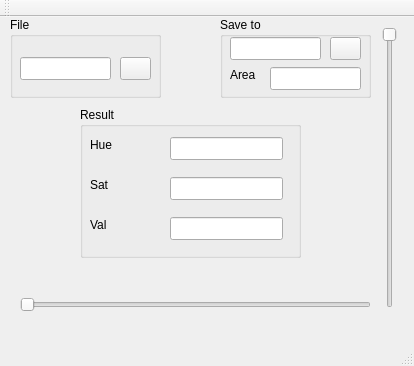
<?xml version="1.0" encoding="UTF-8"?>
<ui version="4.0">
 <class>prochsv</class>
 <widget class="QMainWindow" name="prochsv">
  <property name="geometry">
   <rect>
    <x>0</x>
    <y>0</y>
    <width>414</width>
    <height>366</height>
   </rect>
  </property>
  <property name="windowTitle">
   <string>prochsv</string>
  </property>
  <widget class="QWidget" name="centralWidget">
   <widget class="QSlider" name="xVal">
    <property name="enabled">
     <bool>true</bool>
    </property>
    <property name="geometry">
     <rect>
      <x>20</x>
      <y>280</y>
      <width>351</width>
      <height>16</height>
     </rect>
    </property>
    <property name="orientation">
     <enum>Qt::Horizontal</enum>
    </property>
   </widget>
   <widget class="QSlider" name="yVal">
    <property name="enabled">
     <bool>true</bool>
    </property>
    <property name="geometry">
     <rect>
      <x>380</x>
      <y>10</y>
      <width>20</width>
      <height>281</height>
     </rect>
    </property>
    <property name="orientation">
     <enum>Qt::Vertical</enum>
    </property>
    <property name="invertedAppearance">
     <bool>true</bool>
    </property>
   </widget>
   <widget class="QGroupBox" name="groupBox">
    <property name="geometry">
     <rect>
      <x>80</x>
      <y>90</y>
      <width>221</width>
      <height>151</height>
     </rect>
    </property>
    <property name="title">
     <string>Result</string>
    </property>
    <widget class="QLabel" name="label_3">
     <property name="geometry">
      <rect>
       <x>10</x>
       <y>110</y>
       <width>57</width>
       <height>15</height>
      </rect>
     </property>
     <property name="text">
      <string>Val</string>
     </property>
    </widget>
    <widget class="QLineEdit" name="txtVal">
     <property name="geometry">
      <rect>
       <x>90</x>
       <y>110</y>
       <width>113</width>
       <height>23</height>
      </rect>
     </property>
    </widget>
    <widget class="QLabel" name="label">
     <property name="geometry">
      <rect>
       <x>10</x>
       <y>30</y>
       <width>57</width>
       <height>15</height>
      </rect>
     </property>
     <property name="text">
      <string>Hue</string>
     </property>
    </widget>
    <widget class="QLineEdit" name="txtHue">
     <property name="geometry">
      <rect>
       <x>90</x>
       <y>30</y>
       <width>113</width>
       <height>23</height>
      </rect>
     </property>
    </widget>
    <widget class="QLabel" name="label_2">
     <property name="geometry">
      <rect>
       <x>10</x>
       <y>70</y>
       <width>57</width>
       <height>15</height>
      </rect>
     </property>
     <property name="text">
      <string>Sat</string>
     </property>
    </widget>
    <widget class="QLineEdit" name="txtSat">
     <property name="geometry">
      <rect>
       <x>90</x>
       <y>70</y>
       <width>113</width>
       <height>23</height>
      </rect>
     </property>
    </widget>
   </widget>
   <widget class="QGroupBox" name="groupBox_2">
    <property name="geometry">
     <rect>
      <x>10</x>
      <y>0</y>
      <width>151</width>
      <height>81</height>
     </rect>
    </property>
    <property name="title">
     <string>File</string>
    </property>
    <widget class="QLineEdit" name="txtFile">
     <property name="geometry">
      <rect>
       <x>10</x>
       <y>40</y>
       <width>91</width>
       <height>23</height>
      </rect>
     </property>
    </widget>
    <widget class="QPushButton" name="btnFile">
     <property name="geometry">
      <rect>
       <x>110</x>
       <y>40</y>
       <width>31</width>
       <height>23</height>
      </rect>
     </property>
     <property name="text">
      <string/>
     </property>
     <property name="icon">
      <iconset theme="folder">
       <normaloff/>
      </iconset>
     </property>
    </widget>
   </widget>
   <widget class="QGroupBox" name="groupBox_3">
    <property name="geometry">
     <rect>
      <x>220</x>
      <y>0</y>
      <width>151</width>
      <height>81</height>
     </rect>
    </property>
    <property name="title">
     <string>Save to</string>
    </property>
    <widget class="QPushButton" name="btnSave">
     <property name="geometry">
      <rect>
       <x>110</x>
       <y>20</y>
       <width>31</width>
       <height>23</height>
      </rect>
     </property>
     <property name="text">
      <string/>
     </property>
     <property name="icon">
      <iconset theme="media-floppy"/>
     </property>
    </widget>
    <widget class="QLineEdit" name="txtArea">
     <property name="geometry">
      <rect>
       <x>50</x>
       <y>50</y>
       <width>91</width>
       <height>23</height>
      </rect>
     </property>
    </widget>
    <widget class="QLabel" name="label_4">
     <property name="geometry">
      <rect>
       <x>10</x>
       <y>50</y>
       <width>57</width>
       <height>15</height>
      </rect>
     </property>
     <property name="text">
      <string>Area</string>
     </property>
    </widget>
    <widget class="QLineEdit" name="txtFileSave">
     <property name="geometry">
      <rect>
       <x>10</x>
       <y>20</y>
       <width>91</width>
       <height>23</height>
      </rect>
     </property>
    </widget>
   </widget>
  </widget>
  <widget class="QMenuBar" name="menuBar">
   <property name="geometry">
    <rect>
     <x>0</x>
     <y>0</y>
     <width>414</width>
     <height>20</height>
    </rect>
   </property>
  </widget>
  <widget class="QToolBar" name="mainToolBar">
   <attribute name="toolBarArea">
    <enum>TopToolBarArea</enum>
   </attribute>
   <attribute name="toolBarBreak">
    <bool>false</bool>
   </attribute>
  </widget>
  <widget class="QStatusBar" name="statusBar"/>
 </widget>
 <layoutdefault spacing="6" margin="11"/>
 <resources/>
 <connections/>
</ui>
